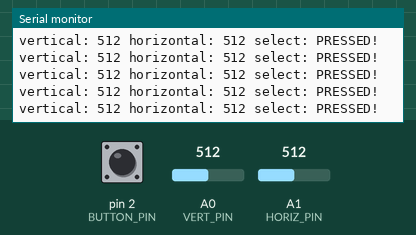
Simulated run of this sketch. Board: Arduino Uno, built with avr-gcc and run on an emulated ATmega328P. On the bench: the last lines printed to the serial monitor. Inputs (shaded band) come from the test bench; at power-on: A0 (VERT_PIN) = 512, A1 (HORIZ_PIN) = 512, pin 2 (BUTTON_PIN) LOW.

Above: at 1.2 s.
1.3 s: A0 (VERT_PIN) set to 106
At 1.41 s:
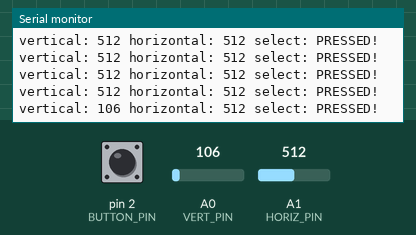
4.3 s: A0 (VERT_PIN) set to 91
At 4.31 s:
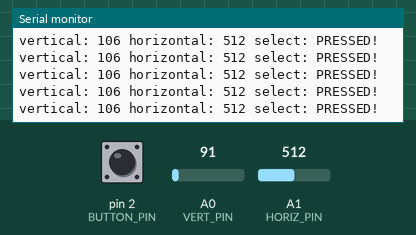
7.3 s: A1 (HORIZ_PIN) set to 110
At 7.34 s:
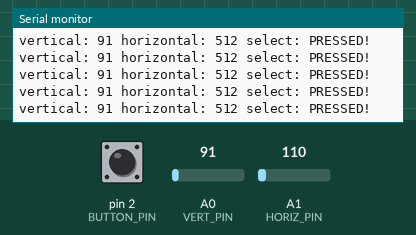
10.3 s: A1 (HORIZ_PIN) set to 92
At 10.32 s:
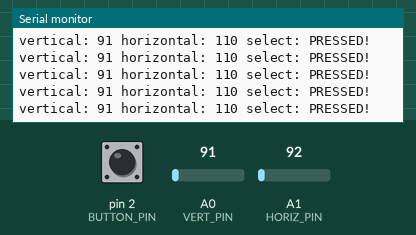
Timing chart, 0 to 13.3 s (numbered marks = the images above; inputs shaded):
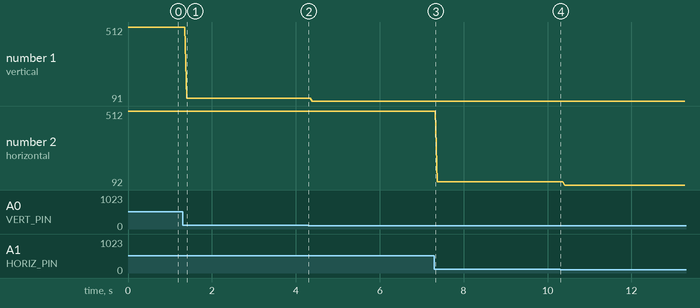

Measured:
- after the input at 1.3 s, the serial monitor: prints a new line after 0.10 s (image 1)
- plotted number 1: 512 → 106 after the input at 1.3 s, 106 → 91 after the input at 4.3 s
- plotted number 2: 512 → 110 after the input at 7.3 s, 110 → 92 after the input at 10.3 s

The sketch:

Joystick.ino
```cpp
/* BatLab Basic Project Kit
Joystick example

The joystick outputs two analog voltages (VRx and VRy), and one digital signal SW for the pushbutton.
Connect VRx to Arduino analog 0 and VRy to Arduino analog 1

Connect one end of a 10K resistor to Arduino 5V and the other end to SW on the joystick and BUTTON_PIN on the Arduino
This "pull up" resistor ensures that a digitalRead of the BUTTON_PIN results in a HIGH when the button is not pressed (otherwise the value will "float" and be unpredictable).

*/

// Connections to joystick (change if you use different pins):

const int VERT_PIN = A0; // analog
const int HORIZ_PIN = A1; // analog
const int BUTTON_PIN = 2; // digital


// This sketch outputs serial data at 9600 baud (open Serial Monitor to view).

void setup()
{
  pinMode(BUTTON_PIN,INPUT);   // make the BUTTON_PIN line an input; no need for pinMode on the analog inputs

  Serial.begin(9600);    // set up serial port for output
}

void loop()
{
  int vertical, horizontal, select;

  // read all values from the joystick

  vertical = analogRead(VERT_PIN); // will be 0-1023
  horizontal = analogRead(HORIZ_PIN); // will be 0-1023
  select = digitalRead(BUTTON_PIN); // will be HIGH (1) if not pressed, and LOW (0) if pressed

  // print out the values

  Serial.print("vertical: ");
  Serial.print(vertical,DEC);
  Serial.print(" horizontal: ");
  Serial.print(horizontal,DEC);
  Serial.print(" select: ");
  if(select == HIGH)
    Serial.println("not pressed");
  else
    Serial.println("PRESSED!");
}
```
